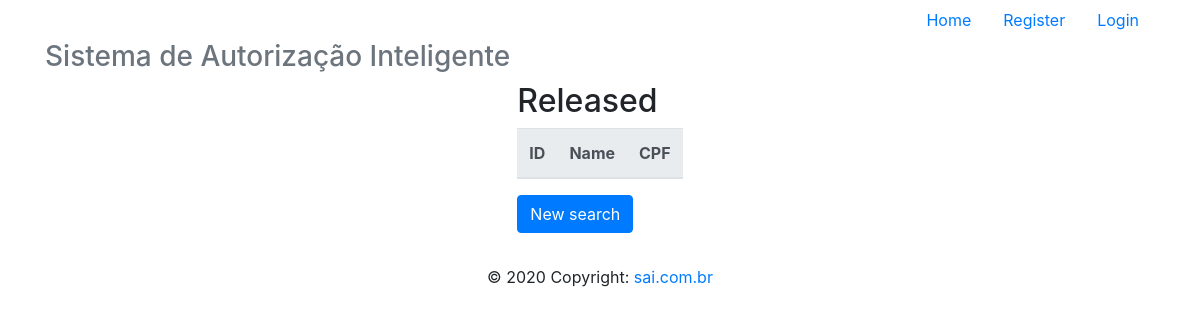
The app's page /readAllReleased/tomherc94, older data.
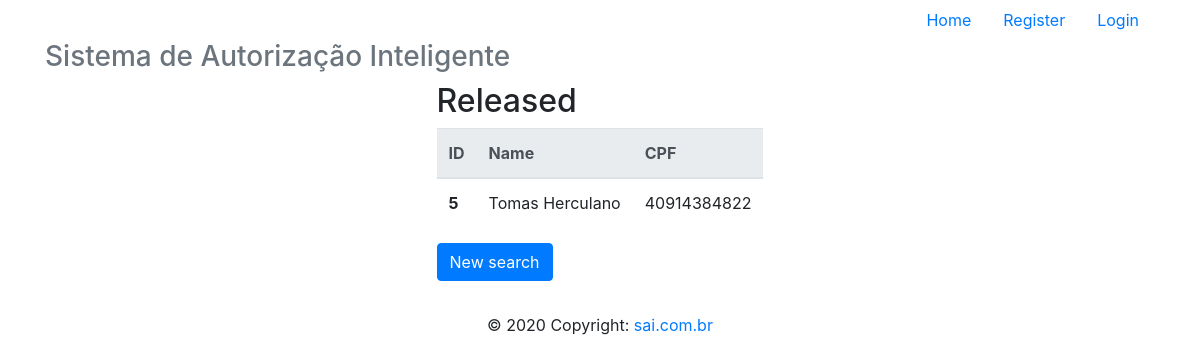
The same page, newer data.
### app/models/tables.py (models this page shows, shortened)
class Released(db.Model):
    __tablename__ = "released"
    id = db.Column(db.Integer, primary_key=True)
    name = db.Column(db.String)
    cpf = db.Column(db.String, unique=True)
    user_id = db.Column(db.Integer, db.ForeignKey('users.id'))
    user = db.relationship('User', foreign_keys=user_id)

### app/controllers/default.py (the view)
@app.route("/readAllReleased/<username>", methods=['GET', 'POST'])
@app.route("/readAllReleased", methods=['GET', 'POST'])
def readAllReleased(username):
    user = User.query.filter_by(username=username).first()
    lista = Released.query.filter_by(user_id=user.id)
    return render_template('readAllReleased.html',
                            lista=lista)

### app/templates/readAllReleased.html
{% extends 'base.html' %}
{% block content %}
    <div class="d-flex justify-content-center">
        <div class="form-group">
                <h2>Released</h2>
            <table class="table">
                <thead class="thead-light">
                <tr>
                    <th scope="col">ID</th>
                    <th scope="col">Name</th>
                    <th scope="col">CPF</th>
                </tr>
                </thead>
                <tbody>
                    {% for released in lista %}
                        <tr>
                            <th scope="row">{{ released.id }}</th>
                            <td>{{ released.name }}</td>
                            <td>{{ released.cpf }}</td>
                        </tr>
                    {% endfor %}
                </tbody>
            </table>
            <form action="{{ url_for('readReleased', username=current_user.username) }}" method="POST">
                <button type="submit" class="btn btn-primary" name="newSearch">New search</button>
            </form>
        </div>
    </div>
{% endblock %}

Row changes from the older to the newer data that the page shows:
added Released: id "5", name "Tomas Herculano", cpf "40914384822"
